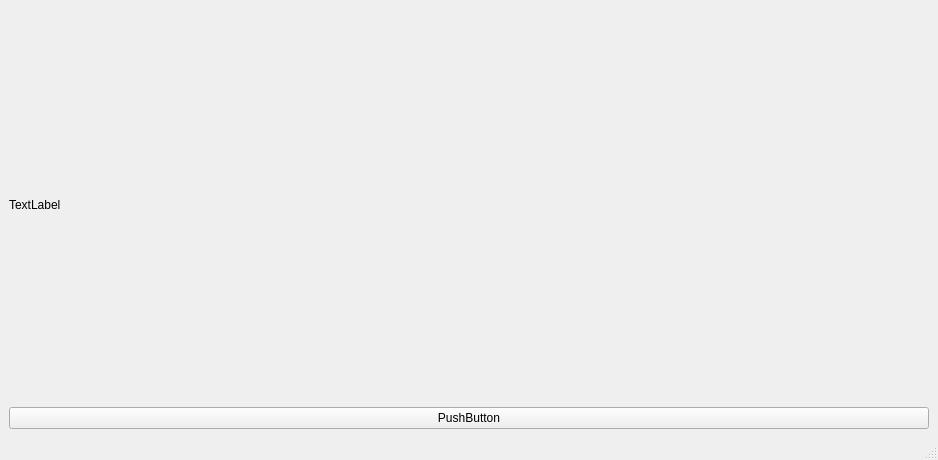
<?xml version="1.0" encoding="UTF-8"?>
<ui version="4.0">
 <class>MainWindow</class>
 <widget class="QMainWindow" name="MainWindow">
  <property name="geometry">
   <rect>
    <x>0</x>
    <y>0</y>
    <width>938</width>
    <height>460</height>
   </rect>
  </property>
  <property name="windowTitle">
   <string>MainWindow</string>
  </property>
  <widget class="QWidget" name="centralwidget">
   <layout class="QVBoxLayout" name="verticalLayout">
    <item>
     <widget class="QLabel" name="labelClod">
      <property name="text">
       <string>TextLabel</string>
      </property>
     </widget>
    </item>
    <item>
     <widget class="QPushButton" name="pushButtonClod">
      <property name="text">
       <string>PushButton</string>
      </property>
     </widget>
    </item>
   </layout>
  </widget>
  <widget class="QMenuBar" name="menubar">
   <property name="geometry">
    <rect>
     <x>0</x>
     <y>0</y>
     <width>938</width>
     <height>37</height>
    </rect>
   </property>
  </widget>
  <widget class="QStatusBar" name="statusbar"/>
 </widget>
 <resources/>
 <connections/>
</ui>
